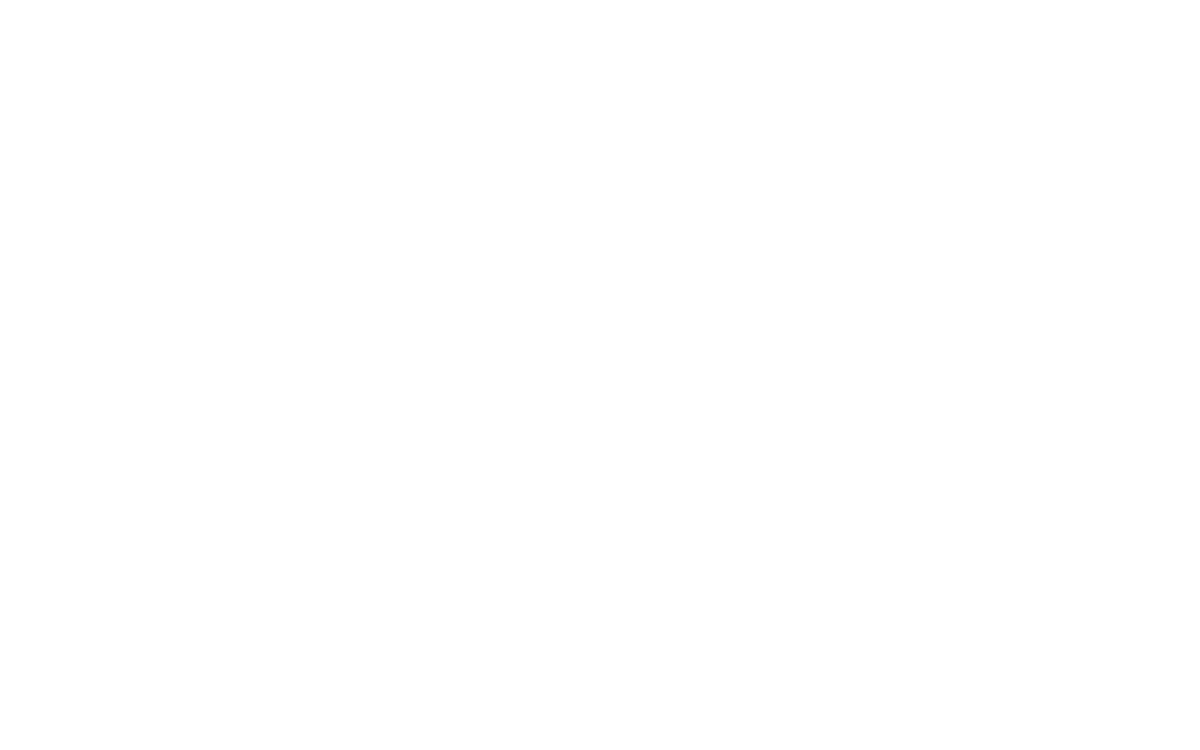
Frame 1 (no input)
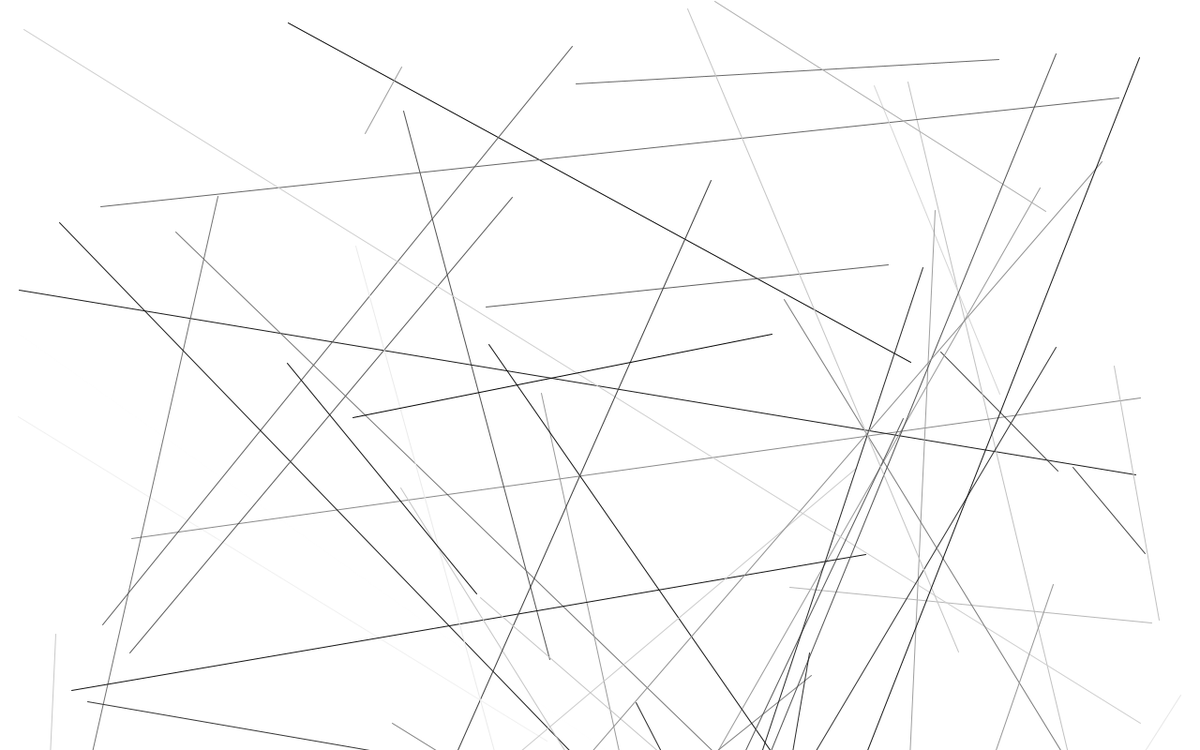
Frame 60 (the mouse pressed at the canvas centre just before this capture)
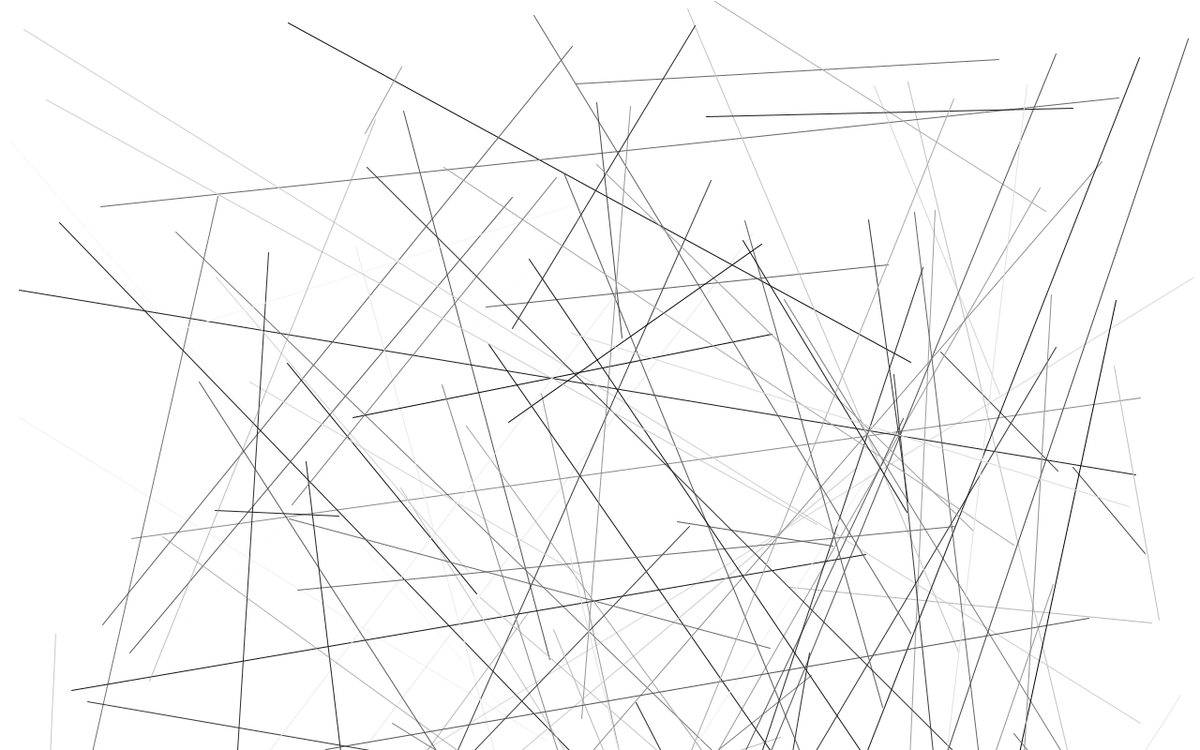
Frame 120 (the mouse held since frame 60 and released just before this capture)

The Processing sketch that drew these frames (run headless with seeded random() and noise(); from frame 60 on, the mouse is pressed at the canvas centre):

// Processing sketch: processing_11160
// ── processing_11160.pde

float x;
float y;
float x1;
float y1;
float multiStroke;

void setup() {
  size(1280,800);
  background(255);
  smooth();
}

void draw() {
  stroke(multiStroke,multiStroke,multiStroke,x);
  line(x,y,x1,y1);
  
  multiStroke = random(255);
  x = random(1280);
  y = random(1280);
  x1 = random(1280);
  y1 = random(1280);
}
